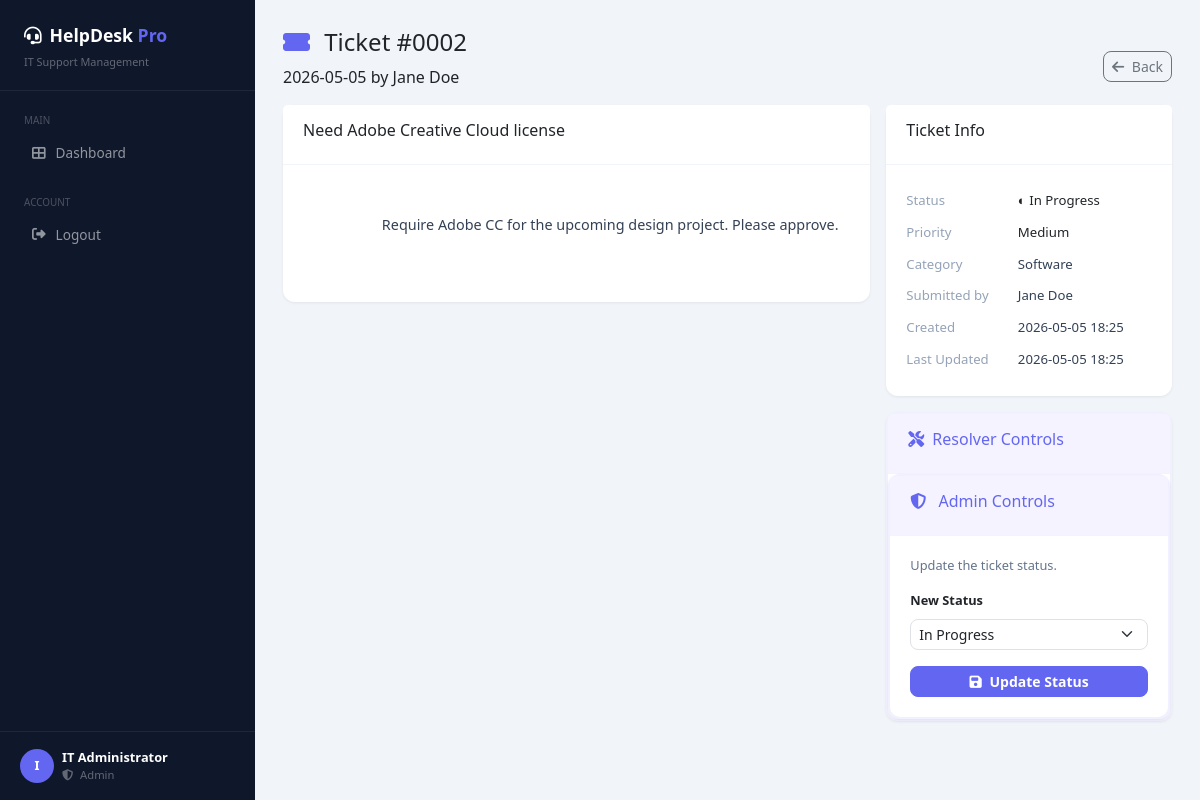
/ticket/2 (signed in), run on an earlier commit of the app's database.
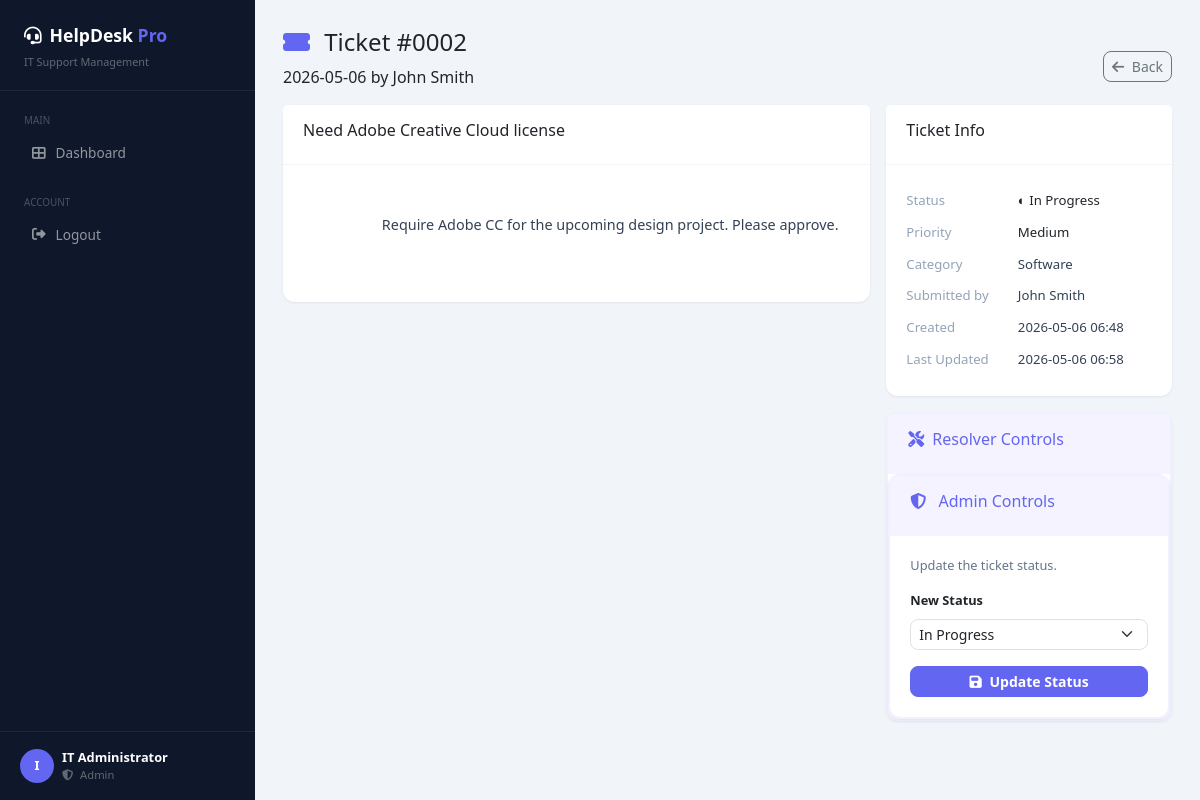
And on a later commit of the database.
### tables this page shows
CREATE TABLE tickets (
            id INTEGER PRIMARY KEY AUTOINCREMENT,
            title TEXT NOT NULL,
            description TEXT NOT NULL,
            category TEXT NOT NULL DEFAULT 'General',
            status TEXT NOT NULL DEFAULT 'Open',
            priority TEXT NOT NULL DEFAULT 'Medium',
            created_by INTEGER NOT NULL,
            created_at TEXT DEFAULT CURRENT_TIMESTAMP,
            updated_at TEXT DEFAULT CURRENT_TIMESTAMP,
            FOREIGN KEY (created_by) REFERENCES users(id)
        );

CREATE TABLE users (
            id INTEGER PRIMARY KEY AUTOINCREMENT,
            username TEXT UNIQUE NOT NULL,
            password TEXT NOT NULL,
            role TEXT NOT NULL DEFAULT 'employee',
            full_name TEXT NOT NULL DEFAULT 'User'
        );

### app.py (the view)
@app.route('/ticket/<int:ticket_id>')
@login_required
def view_ticket(ticket_id):
    conn = get_db()
    ticket = conn.execute('''
        SELECT t.*, u.full_name as creator_name
        FROM tickets t JOIN users u ON t.created_by = u.id
        WHERE t.id = ?
    ''', (ticket_id,)).fetchone()
    conn.close()
    if not ticket:
        flash('Ticket not found.', 'danger')
        return redirect(url_for('dashboard'))
    if session['role'] not in ['admin', 'support'] and ticket['created_by'] != session['user_id']:
        flash('Access denied.', 'danger')
        return redirect(url_for('dashboard'))
    return render_template('view_ticket.html', ticket=ticket)

### app.py (called while the page is built)
def get_db():
    os.makedirs(DB_DIR, exist_ok=True)
    conn = sqlite3.connect(DB_PATH)
    conn.row_factory = sqlite3.Row
    return conn

def login_required(f):
    @wraps(f)
    def decorated(*args, **kwargs):
        if 'user_id' not in session:
            return redirect(url_for('login'))
        return f(*args, **kwargs)
    return decorated

### templates/view_ticket.html (shortened to what the changed rows need)
{% extends "base.html" %}
{% block content %}
<div class="page-header d-flex align-items-center justify-content-between">
    <div>
        <h4>
            <i class="fas fa-ticket-alt me-2" style="color:#6366f1;"></i>
            Ticket #{{ '%04d' % ticket.id }}
        </h4>
        <p>
            {{ ticket.created_at[:10] }} by {{ ticket.creator_name }}
        </p>
    </div>
</div>
<div class="row g-3">
    <div class="col-lg-8">
        <div class="card">
            <div class="card-header">
                <h6>{{ ticket.title }}</h6>
            </div>
            <div class="card-body" style="padding:24px;">
                <p style="color:#334155;
                          font-size:0.9rem;
                          line-height:1.7;
                          white-space:pre-wrap;">
                    {{ ticket.description }}
                </p>
            </div>
        </div>
    </div>
    <div class="col-lg-4">
        <div class="card mb-3">
            <div class="card-body" style="padding:20px;">
                <table style="width:100%; font-size:0.825rem;">
                    <tr>
                        <td>
                            <span class="p-{{ ticket.priority|lower }}">
                                {{ ticket.priority }}
                            </span>
                        </td>
                    </tr>
                    <tr>
                        <td style="color:#94a3b8; padding:6px 0;">
                            Category
                        </td>
                        <td style="color:#334155;">
                            {{ ticket.category }}
                        </td>
                    </tr>
                    <tr>
                        <td style="color:#94a3b8; padding:6px 0;">
                            Submitted by
                        </td>
                        <td style="color:#334155;">
                            {{ ticket.creator_name }}
                        </td>
                    </tr>
                    <tr>
                        <td style="color:#94a3b8; padding:6px 0;">
                            Created
                        </td>
                        <td style="color:#334155;">
                            {{ ticket.created_at[:16] }}
                        </td>
                    </tr>
                    <tr>
                        <td style="color:#94a3b8; padding:6px 0;">
                            Last Updated
                        </td>
                        <td style="color:#334155;">
                            {{ ticket.updated_at[:16] }}
                        </td>
                    </tr>
                </table>
            </div>
        </div>
        {% if session.role in ['admin', 'support'] %}
	<div class="card" style="border: 2px solid #f0f0ff;">
    		<div class="card-header" style="background:#f5f3ff;">
        		<h6 style="color:#6366f1;"><i class="fas fa-tools me-2"></i>Resolver Controls</h6>
    		</div>
        <div class="card" style="border: 2px solid #f0f0ff;">
            <div class="card-header" style="background:#f5f3ff;">
                <h6 style="color:#6366f1;">
                    <i class="fas fa-shield-alt me-2"></i>
                    Admin Controls
                </h6>
            </div>
            <div class="card-body" style="padding:20px;">
                <p style="font-size:0.8rem;
                          color:#64748b;
                          margin-bottom:12px;">
                    Update the ticket status.
                </p>
                <form method="POST"
                      action="{{ url_for('update_ticket', ticket_id=ticket.id) }}">
                    <div class="mb-3">
                        <label class="form-label"
                               style="font-size:0.8rem;
                                      font-weight:600;">
                            New Status
                        </label>
                        <select name="status"
                                class="form-select form-select-sm"
                                style="border-radius:8px;">
                            <option value="In Progress" {% if ticket.status == 'In Progress' %}selected{% endif %}>
                                In Progress
                            </option>
                        </select>
                    </div>
                    <button type="submit"
                            class="btn btn-primary w-100 btn-sm"
                            style="border-radius:8px; font-weight:600;">
                        <i class="fas fa-save me-1"></i>
                        Update Status
                    </button>
                </form>
            </div>
        </div>
        {% endif %}
    </div>
</div>
{% endblock %}

What changed in the data, as far as the page shows it:
changed tickets "Need Adobe Creative Cloud license": created_at "2026-05-05" → "2026-05-06"; created_at "2026-05-05 18:25" → "2026-05-06 06:48"; updated_at "2026-05-05 18:25" → "2026-05-06 06:58"
changed users: creator_name "Jane Doe" → "John Smith"
